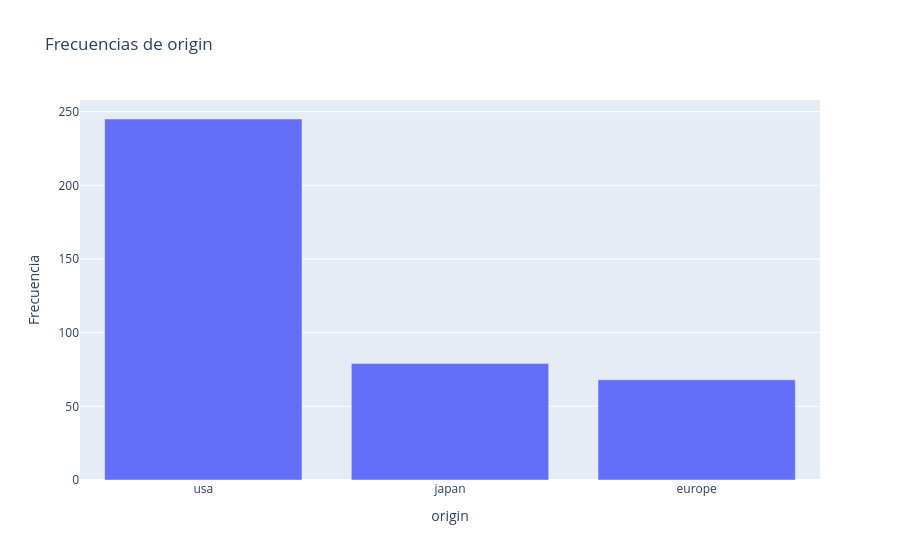

Notebook code for this chart:
### Code cell
# ¿Cuántos autos hay de cada origen?
# Llama a plot_frequencies(df, ['origin'])
# ✍️ Tu código aquí
plot_frequencies(df, ['origin'])

### Figure 1 — Plotly figure (JSON) as saved in the notebook; plotly's stock layout.template omitted (floating-point values rounded to 4 significant figures)
{"data": [{"hovertemplate": "origin=%{x}<br>Frecuencia=%{y}<extra></extra>", "legendgroup": "", "marker": {"color": "#636efa", "pattern": {"shape": ""}}, "name": "", "orientation": "v", "showlegend": false, "textposition": "auto", "type": "bar", "x": ["usa", "japan", "europe"], "xaxis": "x", "y": [245, 79, 68], "yaxis": "y"}], "layout": {"barmode": "relative", "legend": {"tracegroupgap": 0}, "title": {"text": "Frecuencias de origin"}, "xaxis": {"anchor": "y", "categoryorder": "total descending", "domain": [0, 1], "title": {"text": "origin"}}, "yaxis": {"anchor": "x", "domain": [0, 1], "title": {"text": "Frecuencia"}}}}
